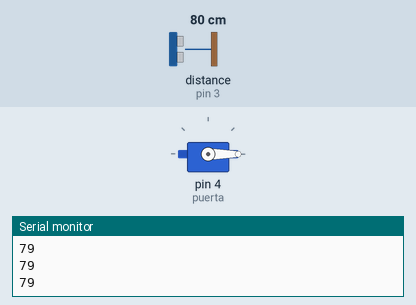
Simulated run of this sketch. Board: Arduino Uno, built with avr-gcc and run on an emulated ATmega328P. Shown: servo, the last lines printed to the serial monitor. Wiring (inferred from the names in the program): ultrasonic range finder: trigger pin 2; echo pin 3. The test bench sets the inputs (shaded band); at power-on: distance to the obstacle (sensor on pin 3) 80 cm. The echo pulse lasts 58.3 µs per cm.

Above: at 1.3 s.
1.4 s: distance to the obstacle (sensor on pin 3) set to 56 cm
3.2 s: distance to the obstacle (sensor on pin 3) set to 48 cm
At 4.4 s:
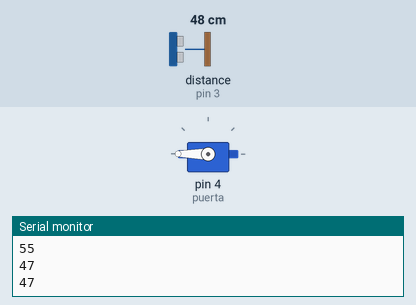
5.5 s: distance to the obstacle (sensor on pin 3) set to 60 cm
At 6.6 s:
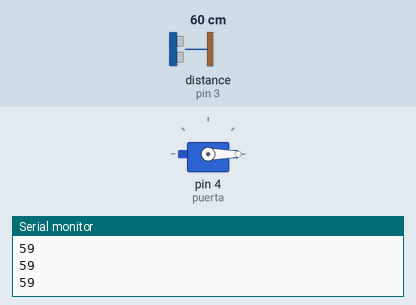
7.5 s: distance to the obstacle (sensor on pin 3) set to 2 cm
At 8.7 s:
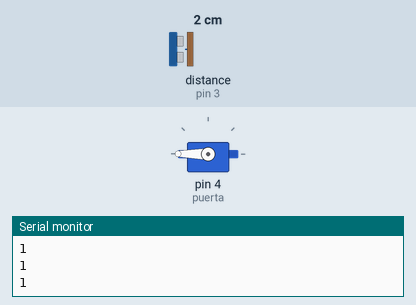
Timing chart, 0 to 10.5 s (numbered marks = the images above; inputs shaded):
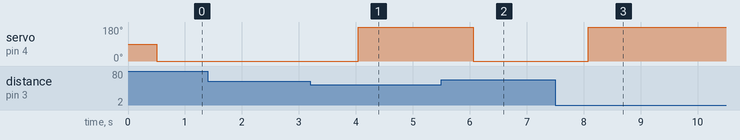

The sketch:

servo.ino
```cpp
#include <Servo.h>
Servo puerta;

int trig=2;
int echo=3;
int tiempo;
int distancia;

void setup()
{
  Serial.begin(9600);
  pinMode(trig,OUTPUT);
  pinMode(echo,INPUT);
  puerta.attach(4);
}

void loop()
{
  digitalWrite(trig,HIGH);
  delay(1);
  digitalWrite(trig,LOW);
  tiempo=pulseIn(echo,HIGH);
  distancia=tiempo/58.2;
  Serial.println(distancia);
  delay(500);

  if (distancia<=50)
  {
    puerta.write(180);
  }

  else
  {
    puerta.write(0);
  }
}
```

Measured:
- the behaviour switches between 52 and 51 cm on distance to the obstacle (sensor on pin 3) (found by bisection; images 0 and 1)
- after the input at 3.2 s, servo on pin 4 (puerta): 0° → 180° after 0.84 s
- after the input at 5.5 s, servo on pin 4 (puerta): 180° → 0° after 0.56 s
- after the input at 7.5 s, servo on pin 4 (puerta): 0° → 180° after 0.58 s
